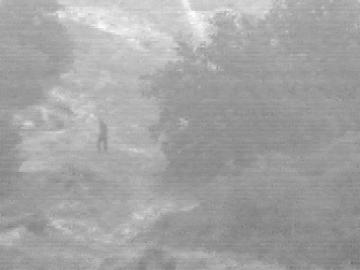
%> input picture Context_Enhance_via_Fusion/image/Trees4906_Vis.jpg, 360 x 270 px
$ octave Context_Enhance_via_Fusion.m   (GNU Octave 9; MATLAB toolbox functions it lacks are replaced by stand-ins)
%> lines starting %> are read from the running program, lines starting %| are printed output that depends on the picture
### Context_Enhance_via_Fusion/PickName.m
% -------------------------------------------------------------------
%
% Authors: Sun Li
% Date:    15/04/2013
% Last modified: 26/04/2013
% -------------------------------------------------------------------
function [img1, img2, name] = PickName(path1, path2, varargin)
%> called with path1 = '.\image\Trees4906_Vis.jpg', path2 = '.\image\Trees4906_IR.jpg'

    bGray = 1;
    if ~isempty(varargin),
        bGray = varargin{1};
    end
    img1 = imread(path1);
%> img1 is the input picture: size 270x360 uint8; min 108, max 255, mean 164.2
    img2 = imread(path2);
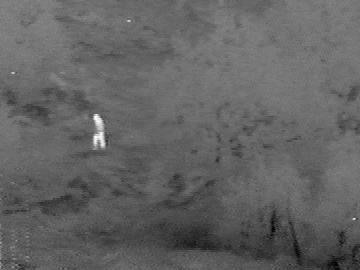
%> input picture Context_Enhance_via_Fusion/image/Trees4906_IR.jpg, 360 x 270 px
%> img2 is the input picture: size 270x360 uint8; min 0, max 255, mean 99

    if bGray,
        if size(img1, 3) ~= 1,
            img1 = rgb2gray(img1);
            img2 = rgb2gray(img2);
        end
    end

    img1 = double(img1);
%> img1: size 270x360 double
    img2 = double(img2);
%> img2: size 270x360 double

    [~, NAME, ~] = fileparts(path1);
%     name = NAME(1:end-1);
    name = NAME(1:end);
end

### Context_Enhance_via_Fusion/Ehn_GF.m

function R = Ehn_GF(img)

mi = min(img(:));
ma = max(img(:));
img1 = (img-mi)/(ma-mi)*255+0;

log_img = log(img1+1);

[m,n] = size(img1);
r = floor(0.04*max(m,n));
eps = 0.1;
% ***using fast guided filter
base = 255*fastguidedfilter_md(img1/255, img1/255, r, eps^2, max(1,r/4));
% base = 255*guidedfilter(img1/255, img1/255, r, eps^2);
log_base = log(base+1);

log_detail = log_img - log_base;

target_contrast = log(4);
compressfactor = target_contrast/(max(log_base(:))-min(log_base(:)));
log_absolute_scale = (1-compressfactor)*max(log_base(:));
log_output = compressfactor*log_base + log_detail + log_absolute_scale;
R = exp(log_output);
R = min(R, 255);
end

### Context_Enhance_via_Fusion/fastguidedfilter_md.m
function q = fastguidedfilter_md(I, p, r, eps, s)
%   An modified implementation of fast guided filter developed by He.
%
%   - guidance image: I (should be a gray-scale/single channel image)
%   - filtering input image: p (should be a gray-scale/single channel image)
%   - local window radius: r
%   - regularization parameter: eps
%   - subsampling ratio: s (try s = r/4 to s=r)

I_sub = imresize(I, 1/s, 'nearest');
p_sub = imresize(p, 1/s, 'nearest');
r_sub = r / s; % make sure this is an integer

[hei, wid] = size(I_sub);
N = boxfilter(ones(hei, wid), r_sub); % the size of each local patch; N=(2r+1)^2 except for boundary pixels.

if eps<100
    mean_I = boxfilter(I_sub, r_sub) ./ N;
    mean_p = boxfilter(p_sub, r_sub) ./ N;
    mean_Ip = boxfilter(I_sub.*p_sub, r_sub) ./ N;
    cov_Ip = mean_Ip - mean_I .* mean_p;

    mean_II = boxfilter(I_sub.*I_sub, r_sub) ./ N;
    var_I = mean_II - mean_I .* mean_I;

    a = cov_Ip ./ (var_I + eps);
    b = mean_p - a .* mean_I;

    mean_a = boxfilter(a, r_sub) ./ N;
    mean_b = boxfilter(b, r_sub) ./ N;

    if s>1
        mean_a = imresize(mean_a, [size(I, 1), size(I, 2)], 'bilinear');
        mean_b = imresize(mean_b, [size(I, 1), size(I, 2)], 'bilinear');
    end

    q = mean_a .* I + mean_b;
else      %***    Implementation of cascade of two boxfilter
          %***    to remove high frequencies when eps is significantly large
    mean_I = boxfilter(I_sub, r_sub) ./ N;
    b = mean_I;
    mean_b = boxfilter(b, r_sub) ./ N;
    if s>1
        mean_b = imresize(mean_b, [size(I, 1), size(I, 2)], 'bilinear');
    end
    q = mean_b;
end
end

### Context_Enhance_via_Fusion/boxfilter.m
function imDst = boxfilter(imSrc, r)

%   BOXFILTER   O(1) time box filtering using cumulative sum
%
%   - Definition imDst(x, y)=sum(sum(imSrc(x-r:x+r,y-r:y+r)));
%   - Running time independent of r;
%   - Equivalent to the function: colfilt(imSrc, [2*r+1, 2*r+1], 'sliding', @sum);
%   - But much faster.

[hei, wid] = size(imSrc);
imDst = zeros(size(imSrc));

%cumulative sum over Y axis
imCum = cumsum(imSrc, 1);
%difference over Y axis
imDst(1:r+1, :) = imCum(1+r:2*r+1, :);
imDst(r+2:hei-r, :) = imCum(2*r+2:hei, :) - imCum(1:hei-2*r-1, :);
imDst(hei-r+1:hei, :) = repmat(imCum(hei, :), [r, 1]) - imCum(hei-2*r:hei-r-1, :);

%cumulative sum over X axis
imCum = cumsum(imDst, 2);
%difference over Y axis
imDst(:, 1:r+1) = imCum(:, 1+r:2*r+1);
imDst(:, r+2:wid-r) = imCum(:, 2*r+2:wid) - imCum(:, 1:wid-2*r-1);
imDst(:, wid-r+1:wid) = repmat(imCum(:, wid), [1, r]) - imCum(:, wid-2*r:wid-r-1);
end

### Context_Enhance_via_Fusion/PS.m

function F = PS(img)

R = 32;
wS = 40;
alpha = 2;

% imgEng = img.*img;
% enr = sum(imgEng(:));
% img = img/enr;

[gx, gy] = GradientSobel(img);
g = sqrt(gx.^2+gy.^2);
img = img(2:end-1, 2:end-1);

% [8 lines of commented-out code are left out]

img1 = img;
g1 = g;

fun1 = @(block_struct) CSFFilterF(block_struct.data, R);
inf = blockproc(img1, [wS, wS], fun1);

fun2 = @(block_struct) sum((block_struct.data(:)).^alpha);
lambda = blockproc(g1, [wS, wS], fun2);
% fun2 = @(block_struct) CSFFilterFB(block_struct.data, R);
% lambda2 = blockproc(img1, [wS, wS], fun2);
%
% lambda = lambda1./(lambda2+eps);
F = sum(inf(:).*lambda(:))/sum(lambda(:));
end

### Context_Enhance_via_Fusion/Relative_PS.m

function E = Relative_PS(imgIR, imgTV)

E = PS(imgIR)/PS(imgTV);

end

### Context_Enhance_via_Fusion/ShowImageGrad.m
% ShowImageGrad.m
% -------------------------------------------------------------------
%
% Authors: Sun Li
% Date:    22/03/2013
% Last modified: 06/05/2013
% -------------------------------------------------------------------

function ShowImageGrad(img, para1, gra, para2)

    if exist('para1', 'var') && isfield(para1, 'fig'),
        figure('NumberTitle', 'off', 'Name', para1.fig);
    else
        figure;
    end

    if max(img(:)) > 1+eps,
        img = max(img, 0);
        img = min(img, 255);
    else
        img = max(img, 0);
        img = min(img, 1);
        img = img*255;
    end

    % ------------ Opposite -------------
    if exist('para1', 'var') && isfield(para1, 'opp'),
        if para1.opp
            img = 255-img;
        end
    end
    % -----------------------------------

    imshow(uint8(floor(img)))

    if exist('para1', 'var') && isfield(para1, 'title'),
        title(para1.title);
    end

    if nargin < 3,
        return;
    end

    % Add the Gradient --------------------------
    hold on;
    step = 7;
    dddiv = 5;
    lar = 0;
    col = 'red';
    if nargin == 4,
        if isfield(para2, 'step'),
            step = para2.step;
        end
        if isfield(para2, 'dddiv'),
            dddiv = para2.dddiv;
        end
        if isfield(para2, 'color'),
            col = para2.color;
        end
        if isfield(para2, 'lar'),
            lar = para2.lar;
        end
    end

    [HH, WW] = size(img);
    [XX, YY] = meshgrid(1:step:WW, 1:step:HH);


    u=real(gra(1:step:HH, 1:step:WW)) / dddiv;
    v=imag(gra(1:step:HH, 1:step:WW)) / dddiv;
    h=quiver(XX,YY,u,v, lar);
    set(h,'color',col);
    hold off


end

### Context_Enhance_via_Fusion/CSFFilterF.m
% ChenVarshney.m
% -------------------------------------------------------------------
% Reference: <A human perception inspired quality metric for image
%               fusion based on regional information>
%            <Objective assessment of multiresolution image fusion algorithms
%               for context enhancement in Night vision: A comparative study>
%             http://www.mathworks.com/matlabcentral/fileexchange/3689-wpsnr/content/wpsnr.m
%             http://vision.arc.nasa.gov/personnel/al/code/matlab/filtmod2.htm
% Authors: Sun Li
% Date:    03/12/2014
% Last modified: 03/12/2014
% -------------------------------------------------------------------


function F = CSFFilterF(img, R)

    ff = fft2(img);
    ffc = fftshift(ff);
    [m, n] = size(img);
    [xx, yy] = meshgrid(1:n, 1:m);
    xx = xx - (n+1)/2;
    yy = yy - (m+1)/2;

    xx = xx/n*R;
    yy = yy/m*R;
    fw = MannosSkarision(sqrt(xx.^2+yy.^2));
    %fw = ones(m,n);
    affc = abs(ffc(:));
    energ = sqrt(sum(affc.*affc));
    %ffc = ffc/(asum+eps);
    %b = sum(sum((abs(ffc)).^2));
    F = abs(ffc.*fw);
    %F = sum(F(:))/energ;
    F = sqrt(sum(F(:).*F(:)))/energ;
    %F = sqrt(sum(F(:).*F(:))/(m*n));
    %F = sum(F(:).*F(:))/energ;
end


%%
function fc = MannosSkarision(r)
    fc = 2.6*(0.0192+0.114*r).*exp(-(0.114*r).^1.1); % The same as paper
end


% [7 lines left out: function AhumadaFilter, not called in this run]

### Context_Enhance_via_Fusion/GradientSobel.m
function [dx, dy] = GradientSobel(img)

        Sv = [-1 -2 -1;...
               0  0  0;...
               1  2  1];
        Sh = [-1  0  1;
              -2  0  2;
              -1  0  1];
        dx=conv2(img, Sh,'valid');
        dy=conv2(img, Sv,'valid');
end

### Context_Enhance_via_Fusion/Context_Enhance_via_Fusion.m
%    The following is an implementation of "Context Enhancement via
%    Infrared and Visible image".
%
%    This code is for testing purpose only.
%    Some of the test images were obtained at
%      http://www.imagefusion.org
%      http://www.ece.lehigh.edu/SPCRL/IF/image_fusion.htm
%
%    Zhiqiang Zhou, Beijing Institute of Technology
%    Apr. 2016

clear all;
close all;
nLevel = 4;

%  path_Vis = '.\image\Camp_Vis.jpg';      path_IR = '.\image\Camp_IR.jpg';
path_Vis = '.\image\Trees4906_Vis.jpg'; path_IR = '.\image\Trees4906_IR.jpg';
% [6 lines of commented-out code are left out]

[img1, img2, para.name] = PickName(path_Vis, path_IR);
%> para.name = '.\image\Trees4906_Vis'
paraShow1.fig = 'Visible image';
paraShow2.fig = 'Infrared image';
ShowImageGrad(img2, paraShow2);
ShowImageGrad(img1, paraShow1);

%% ---------- Visibility enhancement for visible image--------------
img1E = Ehn_GF(img1);
%> in Ehn_GF, `mi = min(img(:));`: mi = 108
%> in Ehn_GF, `ma = max(img(:));`: ma = 255
%> in Ehn_GF, `log_img = log(img1+1);`:
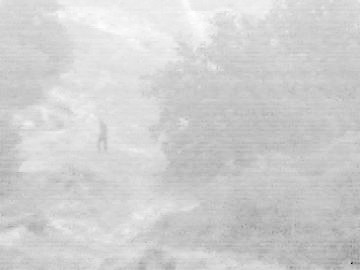
%> log_img: size 270x360 double; min 0, max 5.55, mean 4.54; drawn with min black and max white
%> in boxfilter, `imDst(:, wid-r+1:wid) = repmat(imCum(:, wid), [1, r]) - imCum(:, wid-2..`: imDst: size 78x103 double; min 25, max 81, mean 77
%> in boxfilter (call 2), `imDst(hei-r+1:hei, :) = repmat(imCum(hei, :), [r, 1]) - imCum(hei-2*r:..`: imDst: size 78x103 double; min 0.762, max 7.29, mean 3.32
%> in boxfilter (call 2), `imDst(:, 1:r+1) = imCum(:, 1+r:2*r+1);`: imDst: size 78x103 double; min 0.762, max 33.18, mean 4.2
%> in boxfilter (call 2), `imDst(:, wid-r+1:wid) = repmat(imCum(:, wid), [1, r]) - imCum(:, wid-2..`: imDst: size 78x103 double; min 4.5, max 61.65, mean 29.4
%> in boxfilter (call 4), `imDst(hei-r+1:hei, :) = repmat(imCum(hei, :), [r, 1]) - imCum(hei-2*r:..`: imDst: size 78x103 double; min 0.118, max 6.02, mean 1.41
%> in boxfilter (call 4), `imDst(:, 1:r+1) = imCum(:, 1+r:2*r+1);`: imDst: size 78x103 double; min 0.118, max 13.68, mean 1.72
%> in boxfilter (call 4), `imDst(:, wid-r+1:wid) = repmat(imCum(:, wid), [1, r]) - imCum(:, wid-2..`: imDst: size 78x103 double; min 0.87, max 47.34, mean 12.5
%> in fastguidedfilter_md, `b = mean_p - a .* mean_I;`:
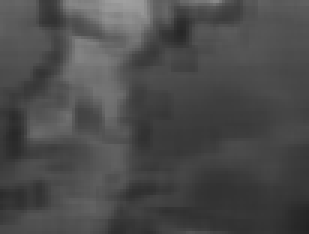
%> b: size 78x103 double (shown 3 times larger); min 0.14, max 0.629, mean 0.295
%> call 6 of boxfilter, with r = 4
%> in boxfilter (call 6), `imDst(hei-r+1:hei, :) = repmat(imCum(hei, :), [r, 1]) - imCum(hei-2*r:..`: imDst: size 78x103 double; min 0.381, max 6.22, mean 1.74
%> in boxfilter (call 6), `imDst(:, 1:r+1) = imCum(:, 1+r:2*r+1);`:
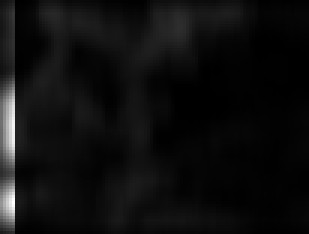
%> imDst: size 78x103 double (shown 3 times larger); min 0.381, max 33.16, mean 2.3; drawn with min black and max white
%> in boxfilter (call 6), `imDst(:, wid-r+1:wid) = repmat(imCum(:, wid), [1, r]) - imCum(:, wid-2..`: imDst: size 78x103 double; min 2.24, max 50.85, mean 15.5
%> in fastguidedfilter_md, `mean_a = boxfilter(a, r_sub) ./ N;`:
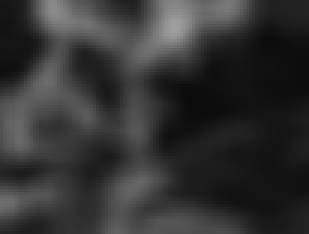
%> mean_a: size 78x103 double (shown 3 times larger); min 0.0459, max 0.628, mean 0.202
%> call 7 of boxfilter, with r = 4
%> in boxfilter (call 7), `imDst(hei-r+1:hei, :) = repmat(imCum(hei, :), [r, 1]) - imCum(hei-2*r:..`:
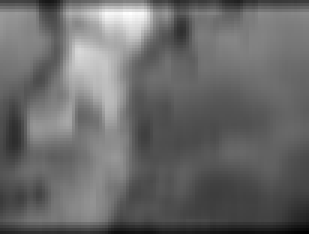
%> imDst: size 78x103 double (shown 3 times larger); min 0.718, max 5.2, mean 2.57; drawn with min black and max white
%> in boxfilter (call 7), `imCum = cumsum(imDst, 2);`:
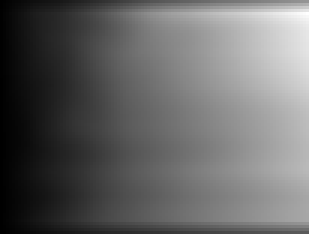
%> imCum: size 78x103 double (shown 3 times larger); min 1.32, max 346.6, mean 138.9; drawn with min black and max white
%> in Ehn_GF, `compressfactor = target_contrast/(max(log_base(:))-min(log_base(:)));`: compressfactor = 0.824
%> in Ehn_GF, `log_absolute_scale = (1-compressfactor)*max(log_base(:));`: log_absolute_scale = 0.953
img1 = img1E;
%% ---------- Infrared image normalization--------------
mi = min(img2(:));
%> mi = 0
ma = max(img2(:));
%> ma = 255
img2 = (img2-mi)/(ma-mi)*255;
%% ---------- Automatic parameter selection --------------
if(Relative_PS(img2, img1) < 1.0)
%> in PS, `inf = blockproc(img1, [wS, wS], fun1);`: inf = [0.209 0.211 0.21 0.213 0.21 0.21 0.21 0.208 0.213; 0.212 0.211 0.211 0.21 0.21 0.209 0.208 0.209 0.213; 0.219 0.217 0.236 0.209 0.209 0.21 0.211 0.208 0.217; 0.21 0.212 0.258 0.21 0.21 0.217 0.214 0.211 0.217; 0.215 0.219 0.217 0.214 0.219 0.214 0.21 0.212 0.214; 0.222 0.219 0.216 0.216 0.222 0.221 0.238 0.225 0.23; 0.261 0.248 0.25 0.251 0.27 0.264 0.259 0.269 0.296]
%> in PS, `lambda = blockproc(g1, [wS, wS], fun2);`: lambda = [995254 1270312 1007510 2525312 745200 1074158 706528 532590 621186; 2088624 1389850 1320970 772816 846252 775396 503304 682464 646730; 2468892 2260572 8165648 564966 595002 825776 939734 460470 1711628; 850472 1069930 20638620 799536 825296 2477820 1947708 1318264 1325030; 1801200 2030412 2062946 1611230 2223300 1516574 889480 1124748 638650; 3871752 2094340 1653014 1164290 1415388 1170496 4640016 2715252 4288802; 5716448 1506476 1244320 1076806 1902736 1702192 1565316 2614814 3596334]
%> in PS, `F = sum(inf(:).*lambda(:))/sum(lambda(:));`: F = 0.233
%> in Relative_PS, `E = PS(imgIR)/PS(imgTV);`: E = 1.03
    lambda = 100
else
    lambda = 1000
%> lambda = 1000
end
%% ---------- Hybrid multiscale decomposition based on guided filter--------------
sigma = 2;  k = 2;
r0 = 2;     eps0 = 0.1;
l = 2;

M1 = cell(1, nLevel+1);
M1L = cell(1, nLevel+1);
M1{1} = img1/255;
M1L{1} = M1{1};
M1D = cell(1, nLevel+1);
M1E = cell(1, nLevel+1);
sigma0 = sigma;
r = r0;
eps = eps0;
for ii = 2:nLevel+1,
    w = floor(3*sigma0);
    h = fspecial('gaussian', [2*w+1, 2*w+1], sigma0);
    s = max(1, r/2); % subsampling ratio
    % using fast guided filter, which has the potential to achieve real-time performance when codes are fully optimized
    % NOTE: large subsampling ratio may cause problem for fusion of some source images.
    M1{ii} = fastguidedfilter_md(M1{ii-1}, M1{ii-1}, r, 100^2, s);
    M1L{ii} = fastguidedfilter_md(M1L{ii-1}, M1L{ii-1}, r, eps^2, s);

    M1D{ii} = M1{ii-1} - M1L{ii};
    M1E{ii} = M1L{ii} - M1{ii};

    sigma0 = k*sigma0;
    r = k*r;
    eps = eps/l;
end
%> after the loop, M1 = 5 items; M1D = 5 items; M1E = 5 items; M1L = 5 items; eps = 0.00625; r = 32; sigma0 = 32

M2 = cell(1, nLevel+1);
M2L = cell(1, nLevel+1);
M2{1} = img2/255;
M2L{1} = M2{1};
M2D = cell(1, nLevel+1);
M2E = cell(1, nLevel+1);
sigma0 = sigma;
r = r0;
eps = eps0;
for ii = 2:nLevel+1,
    w = floor(3*sigma0);
    h = fspecial('gaussian', [2*w+1, 2*w+1], sigma0);
    s = max(1, r/2);
    M2{ii} = fastguidedfilter_md(M2{ii-1}, M2{ii-1}, r, 100^2, s);
    M2L{ii} = fastguidedfilter_md(M2L{ii-1}, M2L{ii-1}, r, eps^2, s);

    M2D{ii} = M2{ii-1} - M2L{ii};
    M2E{ii} = M2L{ii} - M2{ii};

    sigma0 = k*sigma0;
    r = k*r;
    eps = eps/l;
end
%> after the loop, M2 = 5 items; M2D = 5 items; M2E = 5 items; M2L = 5 items

%% ---------- Fusion --------------

for j = nLevel+1:-1:3
D2 = abs(M2E{j});
D1 = abs(M1E{j});
R = max(D2-D1, 0);
Rmax = max(R(:));
P = R/Rmax;

Cj = atan(lambda*P)/atan(lambda);

sigma0 = 2*sigma0;
if j == nLevel+1
    w = floor(3*sigma0);
    h = fspecial('gaussian', [2*w+1, 2*w+1], sigma0);
    lambda0 = lambda;
    Cb = atan(lambda0*P)/atan(lambda0);
    Cb = imfilter(Cb, h, 'symmetric');
    MB = Cb.*M2{nLevel+1} + (1-Cb).*M1{nLevel+1};
end

sigma0 = 2;
w = floor(3*sigma0);
h = fspecial('gaussian', [2*w+1, 2*w+1], sigma0);
Cj = imfilter(Cj, h, 'symmetric');

md = Cj.*M2E{j}+ (1-Cj).*M1E{j};
MB = MB + md;
md = Cj.*M2D{j}+ (1-Cj).*M1D{j};
MB = MB + md;
end
%> this loop made 3 passes
%> (Rmax, lambda0) on pass 1: (0.456, 1000)
%> Rmax on passes 2 to 3: 0.403, 0.341

sigma0 = 0.5;
w = floor(3*sigma0);
h = fspecial('gaussian', [2*w+1, 2*w+1], sigma0);
C11 = double(abs(M1E{2}) < abs(M2E{2}));
C11 = imfilter(C11, h, 'symmetric');
md = C11.*M2E{2}+ (1-C11).*M1E{2};
MB = MB + md;
C10 = double(abs(M1D{2}) < abs(M2D{2}));
md = C10.*M2D{2}+ (1-C10).*M1D{2};
MB = MB + md;
FI = min(round(MB*275), 255);
FI = max(FI, 0);

paraShow.fig = 'Result';
ShowImageGrad(FI, paraShow);
